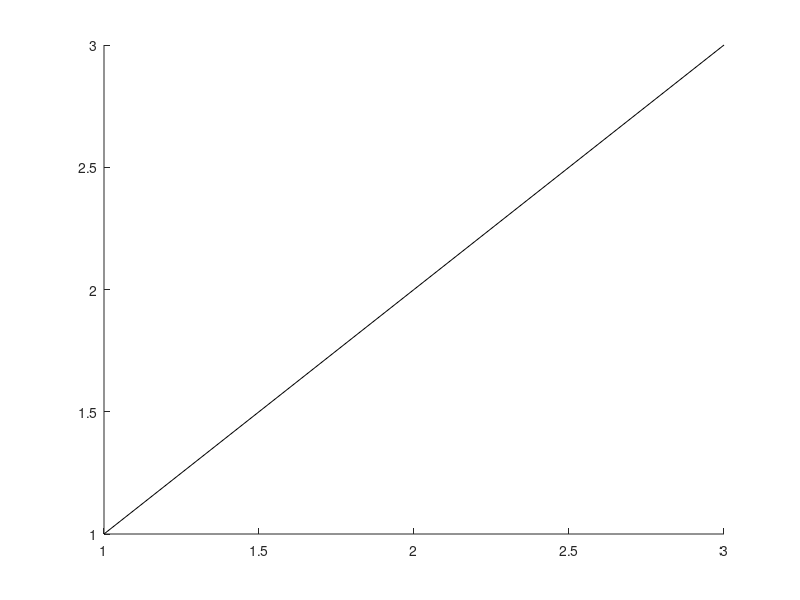
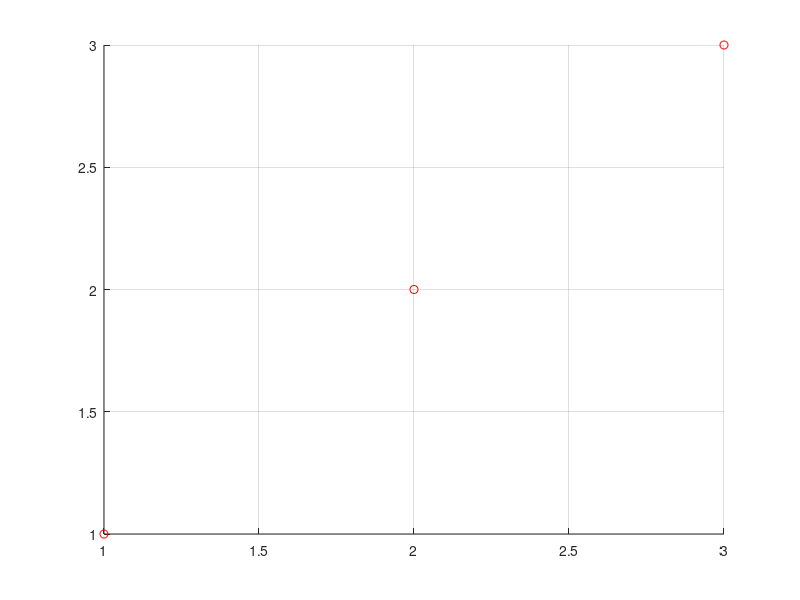

Recreate these plots in MATLAB, in order. (Note: this script raises an error after producing the figures.)
function summary = runM21ReaderTests(outputDirectory)
%RUNM21READERTESTS Assert concrete axes and mixed-series IR semantics.
    root = fileparts(fileparts(mfilename('fullpath'))); addpath(fullfile(root, 'src'));
    if nargin < 1, outputDirectory = fullfile(root, '.audit', 'm2.1'); end
    names = fixtureNames(); rows = cell(numel(names), 4); failures = 0;
    for k = 1:numel(names)
        fig = [];
        try
            fig = createM21Fixture(names{k}); ir = m2t2.reader.readFigure(fig);
            assert(ir.version == 2 && numel(ir.axes) == 1);
            verify(names{k}, ir.axes{1}); status = 'PASS'; detail = '';
        catch err
            failures = failures + 1; status = 'FAIL'; detail = oneLine(err.message);
        end
        if ~isempty(fig) && ishandle(fig), close(fig); end
        rows(k, :) = {names{k}, status, detail, 'reader'};
    end
    [status, detail] = unsupportedHggroup();
    if ~strcmp(status, 'PASS'), failures = failures + 1; end
    rows(end + 1, :) = {'unsupported_arbitrary_hggroup', status, detail, 'reader'}; %#ok<AGROW>
    unsupportedNames = {'3d_top_view'};
    for u = 1:numel(unsupportedNames)
        [status, detail] = unsupportedScatter(unsupportedNames{u});
        if ~strcmp(status, 'PASS'), failures = failures + 1; end
        rows(end + 1, :) = {['scatter_unsupported_' unsupportedNames{u}], status, detail, 'reader'}; %#ok<AGROW>
    end
    ensureDirectory(outputDirectory); writeRows(fullfile(outputDirectory, 'm21-reader-results.tsv'), rows);
    summary = struct('failures', failures, 'tests', size(rows, 1));
    if failures, error('M2T2:M21ReaderTestsFailed', '%d M2.1 reader tests failed.', failures); end
end

function verify(name, ax)
    switch name
        case 'manual_x_ticks'
            assert(strcmp(ax.xticks.mode, 'manual'));
            assert(isequal(ax.xticks.values, [0 1 2]));
            assert(strcmp(ax.xticks.labels{2}.value, 'one'));
        case 'manual_y_ticks'
            assert(strcmp(ax.yticks.mode, 'manual'));
            assert(isequal(ax.yticks.values, [0 2 4]));
            assert(strcmp(ax.yticks.labels{3}.value, 'high'));
        case 'reverse_x', assert(strcmp(ax.xdirection, 'reverse'));
        case 'reverse_y', assert(strcmp(ax.ydirection, 'reverse'));
        case 'box_on', assert(strcmp(ax.box, 'on'));
        case 'box_off', assert(strcmp(ax.box, 'off'));
        case 'plain_text'
            assert(strcmp(ax.xlabel.value, 'plain_a_b') && strcmp(ax.xlabel.interpreter, 'plain'));
        case 'tex_text'
            assert(strcmp(ax.ylabel.value, 'x_{1}') && strcmp(ax.ylabel.interpreter, 'tex'));
        case 'latex_text'
            assert(strcmp(ax.title.value, '$x^2$') && strcmp(ax.title.interpreter, 'latex'));
        case 'legend_on'
            assert(ax.legend.visible && strcmp(ax.legend.location, 'south_west'));
            assert(numel(ax.legend.entries) == 2 && strcmp(ax.legend.entries{1}.text.value, 'First'));
        case 'legend_off'
            assert(~ax.legend.visible && isempty(ax.legend.entries));
            assert(strcmp(ax.series{1}.displayName.value, 'Named but hidden'));
        case 'scatter'
            assert(strcmp(ax.series{1}.kind, 'm2t2.scatter'));
            assert(ax.series{1}.markerSize == 7 && numel(ax.series{1}.x) == 4);
        case 'errorbar_symmetric'
            item = ax.series{1}; assert(strcmp(item.kind, 'm2t2.errorbar'));
            assert(isequal(item.yNegative, item.yPositive));
        case 'errorbar_asymmetric'
            item = ax.series{1}; assert(strcmp(item.kind, 'm2t2.errorbar'));
            assert(~isequal(item.yNegative, item.yPositive));
            assert(abs(item.yNegative(1) - 0.1) < 1e-12 && abs(item.yPositive(4) - 0.5) < 1e-12);
        case 'mixed_line_scatter'
            assertKinds(ax, {'m2t2.line','m2t2.scatter'});
            assert(numel(ax.legend.entries) == 2);
        case 'mixed_line_errorbar'
            assertKinds(ax, {'m2t2.line','m2t2.errorbar'});
            assert(numel(ax.legend.entries) == 2);
    end
end

function assertKinds(ax, expected)
    assert(numel(ax.series) == numel(expected));
    for k = 1:numel(expected), assert(strcmp(ax.series{k}.kind, expected{k})); end
end

function [status, detail] = unsupportedScatter(kind)
    fig = figure('Visible', 'off');
    try
        expectedIdentifier = 'M2T2:E045:UnsupportedScatterDimensionality';
        switch kind
            case '3d_top_view'
                scatter3(1:3, 1:3, 1:3, 36, [1 0 0]);
                view(2); % The 2-D reader must never flatten nonempty ZData.
                expected = 'ZData';
        end
        try
            m2t2.reader.readFigure(fig); status = 'FAIL'; detail = ['unsupported scatter ' kind ' was accepted'];
        catch err
            valid = strcmp(err.identifier, expectedIdentifier) && ...
                    ~isempty(strfind(err.message, expected)); %#ok<STREMP>
            if valid, status = 'PASS'; detail = err.message; else, status = 'FAIL'; detail = err.message; end
        end
    catch err, status = 'FAIL'; detail = err.message;
    end
    close(fig); detail = oneLine(detail);
end

function [status, detail] = unsupportedHggroup()
    fig = figure('Visible', 'off');
    try
        ax = axes('Parent', fig);
        group = hggroup('Parent', ax);
        line('Parent', group, 'XData', 1:3, 'YData', 1:3);
        try
            m2t2.reader.readFigure(fig);
            status = 'FAIL'; detail = 'arbitrary hggroup was accepted';
        catch err
            valid = strcmp(err.identifier, 'M2T2:E001:UnsupportedObject') && ...
                    ~isempty(strfind(err.message, 'type=hggroup')); %#ok<STREMP>
            if valid, status = 'PASS'; detail = err.message;
            else, status = 'FAIL'; detail = err.message; end
        end
    catch err, status = 'FAIL'; detail = err.message;
    end
    close(fig); detail = oneLine(detail);
end

function names = fixtureNames()
    names = {'manual_x_ticks','manual_y_ticks','reverse_x','reverse_y','box_on','box_off', ...
             'plain_text','tex_text','latex_text','legend_on','legend_off','scatter', ...
             'errorbar_symmetric','errorbar_asymmetric','mixed_line_scatter','mixed_line_errorbar'};
end

function ensureDirectory(path), if exist(path, 'dir') ~= 7, mkdir(path); end, end
function writeRows(path, rows)
    fid=fopen(path,'w'); cleanup=onCleanup(@() fclose(fid)); fprintf(fid,'case\tstatus\tdetail\tlayer\n');
    for k=1:size(rows,1), fprintf(fid,'%s\t%s\t%s\t%s\n',rows{k,:}); end; clear cleanup;
end
function value=oneLine(value), value=strrep(strrep(value,sprintf('\r'),' '),sprintf('\n'),' '); end
